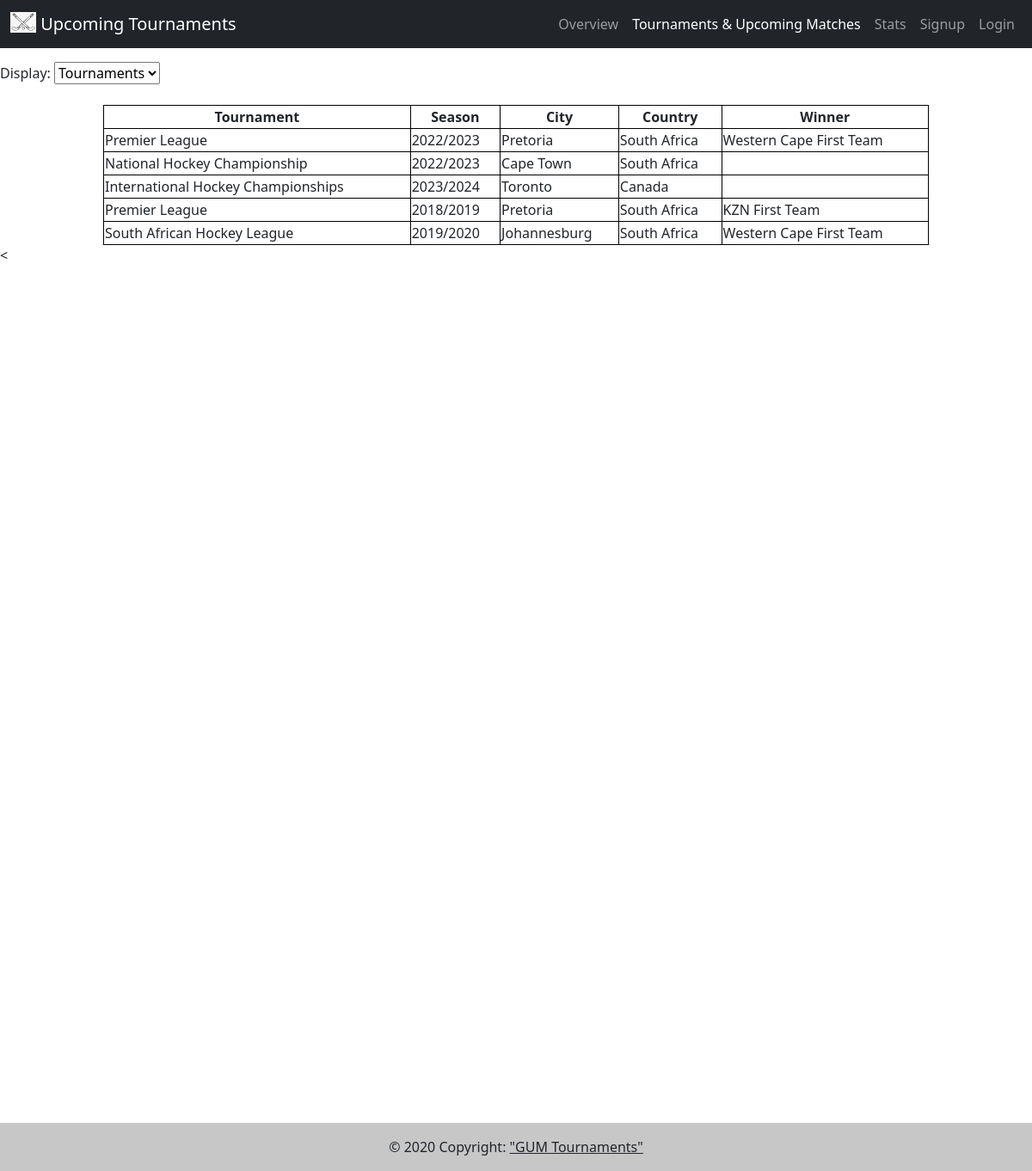
/tournament-Info.php, run on the app's committed database.
### tables this page shows
CREATE TABLE `tournement` (
  `Tournament_ID` int(5) NOT NULL,
  `Tournament_Name` mediumtext DEFAULT NULL,
  `Tournament_Season` varchar(45) NOT NULL,
  `Tournament_Location_Country` varchar(255) NOT NULL,
  `Tournament_Location_City` varchar(255) DEFAULT NULL,
  `Tournament_Winner` varchar(255) DEFAULT NULL
);

### db-api.php (called while the page is built, shortened)
<?php
  class Database
  {
      public static function instance()
      {
          static $instance = null;
          if ($instance === null) $instance = new Database();
          return $instance;
      }
      private function __construct()
      {
          $this->conn = new mysqli("127.0.0.1:3306","root","20485001","f_hocky");
      }
      public function getTournaments(){
        $query = "SELECT * FROM tournement";
        $result = $this->conn->query($query);
        if($result->num_rows > 0){
          $tournaments = array();
          while($row = $result->fetch_assoc()){
            array_push($tournaments, $row);
          }
          return $tournaments;
        }
      }
  }
  $db = Database::instance();
?>

### tournament-Info.php (the view, shortened to what this page needs)
<?php include "db-api.php" ?>
<!DOCTYPE html>
<html lang="en">
<head>
  <link href="https://cdn.jsdelivr.net/npm/bootstrap@5.2.0-beta1/dist/css/bootstrap.min.css" rel="stylesheet">
  <link rel="stylesheet" href="TournamentCSS.css">
</head>
<body>
  <header>
    <nav class="navbar navbar-expand-lg fixed-top navbar navbar-expand-lg fixed-top navbar-dark bg-dark navbar-scroll">
      <div class="container-fluid">
        <a class="navbar-brand" href="index.php"><img src="imgs/logo.jpeg" alt="" width="30" height="24" class="d-inline-block align-text-top"> Upcoming Tournaments</a>
        <div class="collapse navbar-collapse" id="navbarNav">
          <ul class="navbar-nav ms-auto">
            <li class="nav-item">
              <a class="nav-link" aria-current="page" href="./index.php">Overview</a>
            </li>
            <li class="nav-item">
              <a class="nav-link active" href="./Tournament-Info.php">Tournaments & Upcoming Matches</a>
            </li>
            <li class="nav-item">
              <a class="nav-link" href="stats.php">Stats</a>
            </li>
            <li class="nav-item">
              <a href="./signin.php" class="nav-link">Signup</a>
            </li>
            <li class="nav-item">
              <a href="./login.php" class="nav-link">Login</a>
          </ul>
        </div>
      </div>
    </nav>
  </header>
  <br><br><br>
  <form>
    <label for="upcoming">Display:</label>
    <select name="upcoming" id="upcoming" onchange="DiffTable()">
      <option value="Tournaments">Tournaments</option>
    </select>
  </form>
  <br>
  <div class="table-container">
    <table class="Tournaments" id="Tournaments">
      <tr>
        <th style="text-align: center">Tournament</th>
        <th style="text-align: center">Season</th>
        <th style="text-align: center">City</th>
        <th style="text-align: center">Country</th>
        <th style="text-align: center">Winner</th>
      </tr>
      <?php
      $playerStats = $db->getTournaments();
      $c = 0;
      while ($c < count($playerStats)) {
        $row = $playerStats[$c];
        echo '<tr><td>' . $row["Tournament_Name"] . '</td>
            <td>' . $row["Tournament_Season"] . '</td>
            <td>' . $row["Tournament_Location_City"] . '</td>
            <td>' . $row["Tournament_Location_Country"] . '</td>
            <td>' . $row["Tournament_Winner"] . '</td>
            </tr>';
        $c++;
      }
      ?>
    </table>
  </div>
  <br>
  <footer class="bg-light text-center text-lg-start">
    <div class="text-center p-3" style="background-color: rgba(0, 0, 0, 0.2);">
      © 2020 Copyright:
      <a class="text-dark" href="https://mdbootstrap.com/">"GUM Tournaments"</a>
    </div>
  </footer>
</body>
</html>

### tournamentCSS.css (style rules this page uses)
table, th, td { border:1px solid black; }
.Tournaments { margin-left: auto; margin-right:auto; width: 80%; }

### data on the page
tournement: Tournament_Name "Premier League", Tournament_Season "2022/2023", Tournament_Location_City "Pretoria", Tournament_Location_Country "South Africa", Tournament_Winner "Western Cape First Team"
tournement: Tournament_Name "National Hockey Championship", Tournament_Season "2022/2023", Tournament_Location_City "Cape Town", Tournament_Location_Country "South Africa"
tournement: Tournament_Name "International Hockey Championships", Tournament_Season "2023/2024", Tournament_Location_City "Toronto", Tournament_Location_Country "Canada"
tournement: Tournament_Name "Premier League", Tournament_Season "2018/2019", Tournament_Location_City "Pretoria", Tournament_Location_Country "South Africa", Tournament_Winner "KZN First Team"
tournement: Tournament_Name "South African Hockey League", Tournament_Season "2019/2020", Tournament_Location_City "Johannesburg", Tournament_Location_Country "South Africa", Tournament_Winner "Western Cape First Team"
